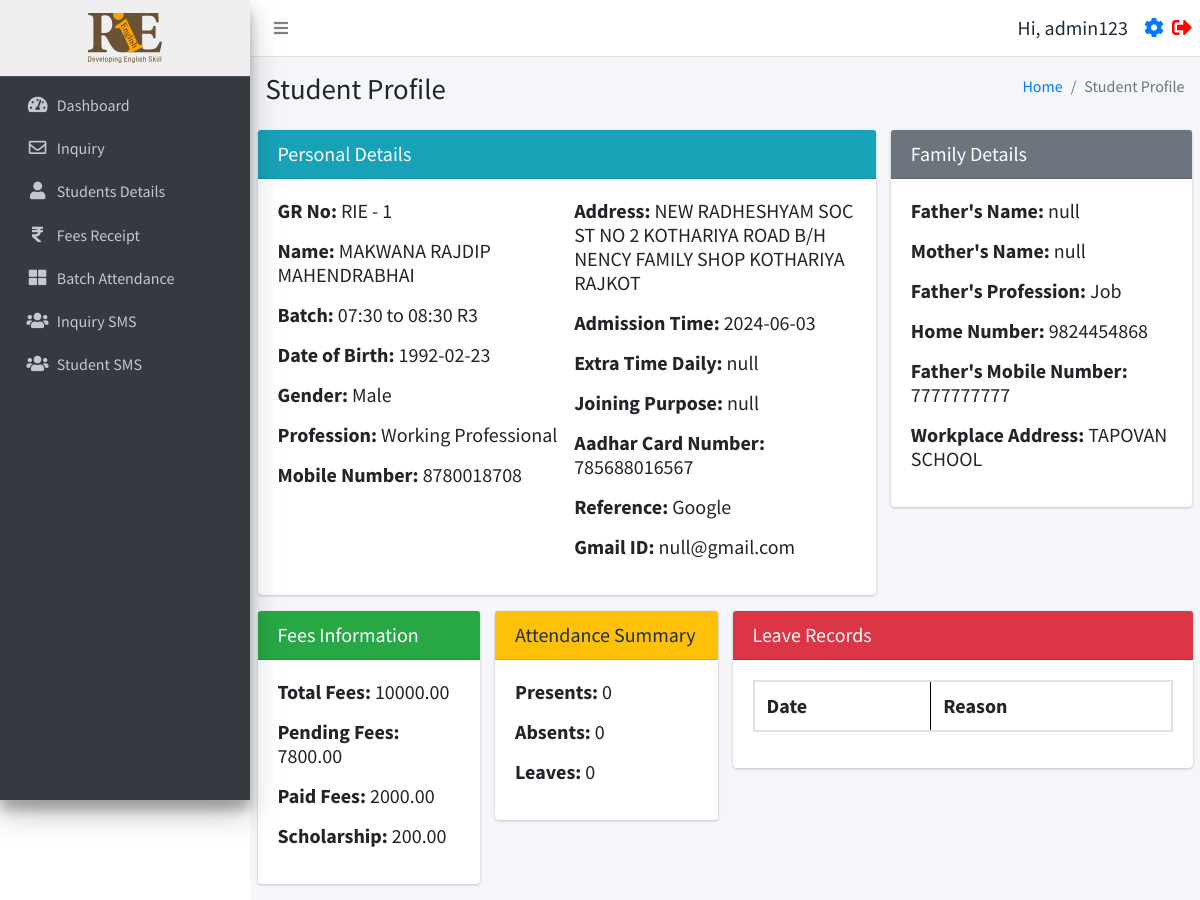
Page /student_profile.php?id=1 (signed in) on the committed database.
### tables this page shows
CREATE TABLE `users` (
  `id` int(11) NOT NULL,
  `username` varchar(255) NOT NULL,
  `fullname` varchar(255) NOT NULL,
  `email` varchar(255) NOT NULL,
  `mobile` varchar(15) NOT NULL,
  `password` varchar(255) NOT NULL,
  `status` int(11) NOT NULL,
  `created_at` timestamp NOT NULL DEFAULT current_timestamp()
);

CREATE TABLE `studentinfo` (
  `id` int(11) NOT NULL,
  `name` varchar(255) DEFAULT NULL,
  `batch` int(11) DEFAULT NULL,
  `batch_name` varchar(255) DEFAULT NULL,
  `father_name` varchar(255) DEFAULT NULL,
  `mother_name` varchar(255) DEFAULT NULL,
  `dob` date DEFAULT NULL,
  `gender` varchar(50) DEFAULT NULL,
  `mobile_number` varchar(15) DEFAULT NULL,
  `fee_status` int(10) DEFAULT 0,
  `profession` varchar(100) DEFAULT NULL,
  `address` varchar(255) DEFAULT NULL,
  `admission_time` date DEFAULT NULL,
  `due_date` date DEFAULT NULL,
  `created_at` datetime NOT NULL DEFAULT current_timestamp(),
  `pending_fees` int(10) DEFAULT 0,
  `discount` int(10) NOT NULL,
  `total_fees` int(11) NOT NULL,
  `paid_fees` int(11) NOT NULL,
  `father_number` varchar(50) NOT NULL,
  `home_number` varchar(50) NOT NULL,
  `reference` varchar(200) DEFAULT NULL,
  `father_profession` varchar(200) DEFAULT NULL,
  `workplace_address` varchar(255) DEFAULT NULL,
  `aadharcard_number` varchar(20) DEFAULT NULL,
  `joining_purpose` varchar(255) DEFAULT NULL,
  `extratime_daily` varchar(255) DEFAULT NULL,
  `gmail_id` varchar(255) DEFAULT NULL,
  `alumnistudent` int(10) DEFAULT 0
);

### function.php (called while the page is built, shortened)
<?php
require_once('db.php');
function selectFromTable($tableName, $columns, $whereConditions) {
    global $db;
    try {
        $sql = "SELECT " . implode(', ', $columns) . " FROM $tableName";
        if (!empty($whereConditions)) {
            $sql .= " WHERE " . implode(' AND ', array_map(function ($col, $val) {
                if (is_array($val)) {
                    return "$col IN (:" . implode(", :", array_keys($val)) . ")";
                } else {
                    return "$col = :$col";
                }
            }, array_keys($whereConditions), $whereConditions));
        }
        $stmt = $db->prepare($sql);
        foreach ($whereConditions as $col => $value) {
            if (is_array($value)) {
                foreach ($value as $key => $val) {
                    $stmt->bindValue(":$key", $val);
                }
            } else {
                $stmt->bindValue(":$col", $value);
            }
        }
        $stmt->execute();
        return $stmt->fetchAll(PDO::FETCH_ASSOC);
    } catch (PDOException $e) {
        return false;
    }
}
?>

### student_profile.php (the view, shortened to what this page needs)
<!DOCTYPE html>
<html lang="en">
<head>
  <link rel="stylesheet" href="https://stackpath.bootstrapcdn.com/bootstrap/4.5.2/css/bootstrap.min.css">
</head>
<body>
  <div class="wrapper">
    <?php include ('./header.php'); ?>
    <div class="content-wrapper">
      <div class="content-header">
        <div class="container-fluid">
          <div class="row mb-2">
            <div class="col-sm-6">
              <h1 class="m-0">Student Profile</h1>
            </div>
            <div class="col-sm-6">
              <ol class="breadcrumb float-sm-right">
                <li class="breadcrumb-item"><a href="./dashboard.php">Home</a></li>
                <li class="breadcrumb-item active">Student Profile</li>
              </ol>
            </div>
          </div>
        </div>
      </div>
      <?php
      require_once 'function.php';
      $studentId = isset($_GET['id']) ? intval($_GET['id']) : 0;
      $studentInfo = selectFromTable('studentinfo', ['id', 'name', 'batch_name', 'father_name', 'mother_name', 'dob', 'gender', 'mobile_number', 'profession', 'address', 'admission_time', 'pending_fees', 'discount', 'total_fees', 'paid_fees', 'extratime_daily', 'joining_purpose', 'aadharcard_number', 'workplace_address', 'father_profession', 'reference', 'home_number', 'father_number', 'gmail_id'], ['id' => $studentId])[0];
      $presentCount = 0;
      $absentCount = 0;
      $leaveCount = 0;
      ?>
      <div class="container-fluid">
        <div class="row">
          <div class="col-md-8">
            <div class="card mb-3 h5">
              <div class="card-header bg-info text-white">Personal Details</div>
              <div class="card-body">
                <div class="row">
                  <div class="col-md-6">
                    <p><strong>GR No:</strong> RIE - <?php echo htmlspecialchars($studentInfo['id']); ?></p>
                    <p><strong>Name:</strong> <?php echo htmlspecialchars($studentInfo['name']); ?></p>
                    <p><strong>Batch:</strong> <?php echo htmlspecialchars($studentInfo['batch_name']); ?></p>
                    <p><strong>Date of Birth:</strong> <?php echo htmlspecialchars($studentInfo['dob']); ?></p>
                    <p><strong>Gender:</strong> <?php echo htmlspecialchars($studentInfo['gender']); ?></p>
                    <p><strong>Profession:</strong> <?php echo htmlspecialchars($studentInfo['profession']); ?></p>
                    <p><strong>Mobile Number:</strong> <?php echo htmlspecialchars($studentInfo['mobile_number']); ?>
                    </p>
                  </div>
                  <div class="col-md-6">
                    <p><strong>Address:</strong> <?php echo htmlspecialchars($studentInfo['address']); ?></p>
                    <p><strong>Admission Time:</strong> <?php echo htmlspecialchars($studentInfo['admission_time']); ?>
                    </p>
                    <p><strong>Extra Time Daily:</strong>
                      <?php echo htmlspecialchars($studentInfo['extratime_daily']); ?></p>
                    <p><strong>Joining Purpose:</strong>
                      <?php echo htmlspecialchars($studentInfo['joining_purpose']); ?></p>
                    <p><strong>Aadhar Card Number:</strong>
                      <?php echo htmlspecialchars($studentInfo['aadharcard_number']); ?></p>
                    <p><strong>Reference:</strong> <?php echo htmlspecialchars($studentInfo['reference']); ?></p>
                    <p><strong>Gmail ID:</strong> <?php echo htmlspecialchars($studentInfo['gmail_id']); ?></p>
                  </div>
                </div>
              </div>
            </div>
          </div>
          <div class="col-md-4">
            <div class="card mb-3 h5">
              <div class="card-header bg-secondary text-white">Family Details</div>
              <div class="card-body">
                <p><strong>Father's Name:</strong> <?php echo htmlspecialchars($studentInfo['father_name']); ?></p>
                <p><strong>Mother's Name:</strong> <?php echo htmlspecialchars($studentInfo['mother_name']); ?></p>
                <p><strong>Father's Profession:</strong>
                  <?php echo htmlspecialchars($studentInfo['father_profession']); ?></p>
                <p><strong>Home Number:</strong> <?php echo htmlspecialchars($studentInfo['home_number']); ?></p>
                <p><strong>Father's Mobile Number:</strong>
                  <?php echo htmlspecialchars($studentInfo['father_number']); ?></p>
                <p><strong>Workplace Address:</strong>
                  <?php echo htmlspecialchars($studentInfo['workplace_address']); ?></p>
              </div>
            </div>
          </div>
        </div>
        <div class="row">
          <div class="col-md-3">
            <div class="card mb-3 h5">
              <div class="card-header bg-success text-white">Fees Information</div>
              <div class="card-body">
                <p><strong>Total Fees:</strong> <?php echo htmlspecialchars($studentInfo['total_fees']); ?>.00</p>
                <p><strong>Pending Fees:</strong> <?php echo htmlspecialchars($studentInfo['pending_fees']); ?>.00</p>
                <p><strong>Paid Fees:</strong> <?php echo htmlspecialchars($studentInfo['paid_fees']); ?>.00</p>
                <p><strong>Scholarship:</strong> <?php echo htmlspecialchars($studentInfo['discount']); ?>.00</p>
              </div>
            </div>
          </div>
          <div class="col-md-3">
            <div class="card mb-3 h5">
              <div class="card-header bg-warning text-white">Attendance Summary</div>
              <div class="card-body">
                <p><strong>Presents:</strong> <?php echo $presentCount; ?></p>
                <p><strong>Absents:</strong> <?php echo $absentCount; ?></p>
                <p><strong>Leaves:</strong> <?php echo $leaveCount; ?></p>
              </div>
            </div>
          </div>
          <div class="col-md-6">
            <div class="card mb-3 h5">
              <div class="card-header bg-danger text-white">Leave Records</div>
              <div class="card-body">
                <div style="overflow-y: auto; max-height: 20vh; position: sticky; top: 0;">
                  <table class="table">
                    <thead>
                      <tr>
                        <th>Date</th>
                        <th style="border: 1px solid black; position: sticky; top: 0; background-color: white;">Reason</th>
                      </tr>
                    </thead>
                  </table>
                </div>
              </div>
            </div>
          </div>
        </div>
      </div>
      <?php include ('./footer.php'); ?>

### header.php (shortened to what this page needs)
<?php
require_once 'db.php';
require_once ('function.php');
$user = selectFromTable('users', ['*'], ['id' => $_SESSION['user_id']]);
$user = $user[0];
$isFaculty = isset($_SESSION['user_status']) && $_SESSION['user_status'] === 'faculty';
?>
<!DOCTYPE html>
<html lang="en">
<head>
  <link rel="stylesheet" href="./plugins/fontawesome-free/css/all.min.css">
  <link rel="stylesheet" href="https://code.ionicframework.com/ionicons/2.0.1/css/ionicons.min.css">
  <link rel="stylesheet" href="./plugins/icheck-bootstrap/icheck-bootstrap.min.css">
  <link rel="stylesheet" href="https://cdn.datatables.net/1.10.19/css/dataTables.bootstrap4.min.css">
  <link rel="stylesheet" href="./asset/css/adminlte.min.css">
  <link rel="stylesheet" href="./asset/css/style.css">
</head>
<body class="hold-transition sidebar-mini layout-fixed">
  <div class="wrapper">
    <nav class="main-header navbar navbar-expand navbar-white navbar-light sticky-top">
      <ul class="navbar-nav">
        <li class="nav-item">
          <a class="nav-link" data-widget="pushmenu" href="#" role="button"><i class="fas fa-bars"></i></a>
        </li>
      </ul>
      <ul class="navbar-nav ml-auto">
        <li class="nav-item d-flex align-items-center">
          <span class="mr-3" style="font-size:20px;">Hi, <?php echo $user['fullname']; ?></span>
          <a href="./profile.php" style="font-size:20px;" class="d-block mr-2"><i class="fas fa-cog"></i></a>
          <a href="./logout.php" style="font-size:20px;"><i class="fas fa-sign-out-alt" style="color:red"></i></a>
        </li>
      </ul>
    </nav>
    <aside class="main-sidebar sidebar-dark-primary elevation-4">
      <?php if ($_SESSION['user_status'] === 'faculty'): ?>
        <a href="./batch.php" class="brand-link" style="text-align:center;background:#efefef;">
        <?php else: ?>
          <a href="./dashboard.php" class="brand-link" style="text-align:center;background:#efefef;">
          <?php endif; ?>
          <img src="./asset/img/logo.svg" alt="RIE logo Logo" style="height:50px;">
        </a>
        <div class="sidebar">
          <nav class="mt-2">
            <ul class="nav nav-pills nav-sidebar flex-column" data-widget="treeview" role="menu" data-accordion="false">
              <?php if (!$isFaculty): ?>
                <li class="nav-item">
                  <a href="./dashboard.php" class="nav-link
            <?php if (strpos($_SERVER['REQUEST_URI'], 'dashboard.php') !== false) {
              echo "active";
            } ?>">
                    <i class="nav-icon fas fa-tachometer-alt"></i>
                    <p>
                      Dashboard
                    </p>
                  </a>
                </li>
                <li class="nav-item">
                  <a href="./inquiry.php" class="nav-link
            <?php if (strpos($_SERVER['REQUEST_URI'], 'inquiry.php') !== false) {
              echo "active";
            } ?>">
                    <i class="nav-icon far fa-envelope"></i>
                    <p>
                      Inquiry
                    </p>
                  </a>
                <li class="nav-item">
                  <a href="./studentsdetails.php" class="nav-link
            <?php if (strpos($_SERVER['REQUEST_URI'], 'studentsdetails.php') !== false) {
              echo "active";
            } ?>">
                    <i class="nav-icon fas fa-user"></i>
                    <p>
                      Students Details
                    </p>
                  </a>
                </li>
                <li class="nav-item">
                  <a href="./fees.php" class="nav-link
            <?php if (strpos($_SERVER['REQUEST_URI'], 'fees.php') !== false) {
              echo "active";
            } ?>">
                    <i class="nav-icon fas fa-rupee-sign"></i>
                    <p>
                      Fees Receipt
                    </p>
                  </a>
                </li>
              <?php endif; ?>
              <li class="nav-item">
                <a href="./batch.php" class="nav-link
            <?php if (strpos($_SERVER['REQUEST_URI'], 'batch.php') !== false) {
              echo "active";
            } ?>">
                  <i class="nav-icon fas fa-th-large"></i>
                  <p>
                    Batch Attendance
                  </p>
                </a>
              </li>
              <?php if (!$isFaculty): ?>
                <li class="nav-item">
                  <a href="./inquirysms.php" class="nav-link
            <?php if (strpos($_SERVER['REQUEST_URI'], 'inquirysms.php') !== false) {
              echo "active";
            } ?>">
                    <i class="nav-icon fas fa-users"></i>
                    <p>
                      Inquiry SMS
                    </p>
                  </a>
                </li>
                <li class="nav-item">
                  <a href="./studentsms.php" class="nav-link
            <?php if (strpos($_SERVER['REQUEST_URI'], 'studentsms.php') !== false) {
              echo "active";
            } ?>">
                    <i class="nav-icon fas fa-users"></i>
                    <p>
                      Student SMS
                    </p>
                  </a>
                </li>
              <?php endif; ?>
            </ul>
          </nav>
        </div>
    </aside>

### header.php (style rules this page uses)
table thead tr { border: 2px solid #dee2e6 }
table thead { position: sticky; top: 0; background-color: white; }

### rows in the picture
users: fullname "admin123"
studentinfo: id "1", name "MAKWANA RAJDIP MAHENDRABHAI", batch_name "07:30 to 08:30 R3", dob "1992-02-23", gender "Male", profession "Working Professional", mobile_number "8780018708", address "NEW RADHESHYAM SOC ST NO 2 KOTHARIYA ROAD B/H NENCY FAMILY SHOP KOTHARIYA RAJKOT", admission_time "2024-06-03", extratime_daily "null", joining_purpose "null", aadharcard_number "785688016567", reference "Google", gmail "null@gmail.com", father_name "null", mother_name "null", father_profession "Job", home_number "9824454868", father_number "7777777777", workplace_address "TAPOVAN SCHOOL", total_fees "10000", pending_fees "7800", paid_fees "2000", discount "200"

### other values in the picture
$presentCount "0"
$absentCount "0"
$leaveCount "0"
